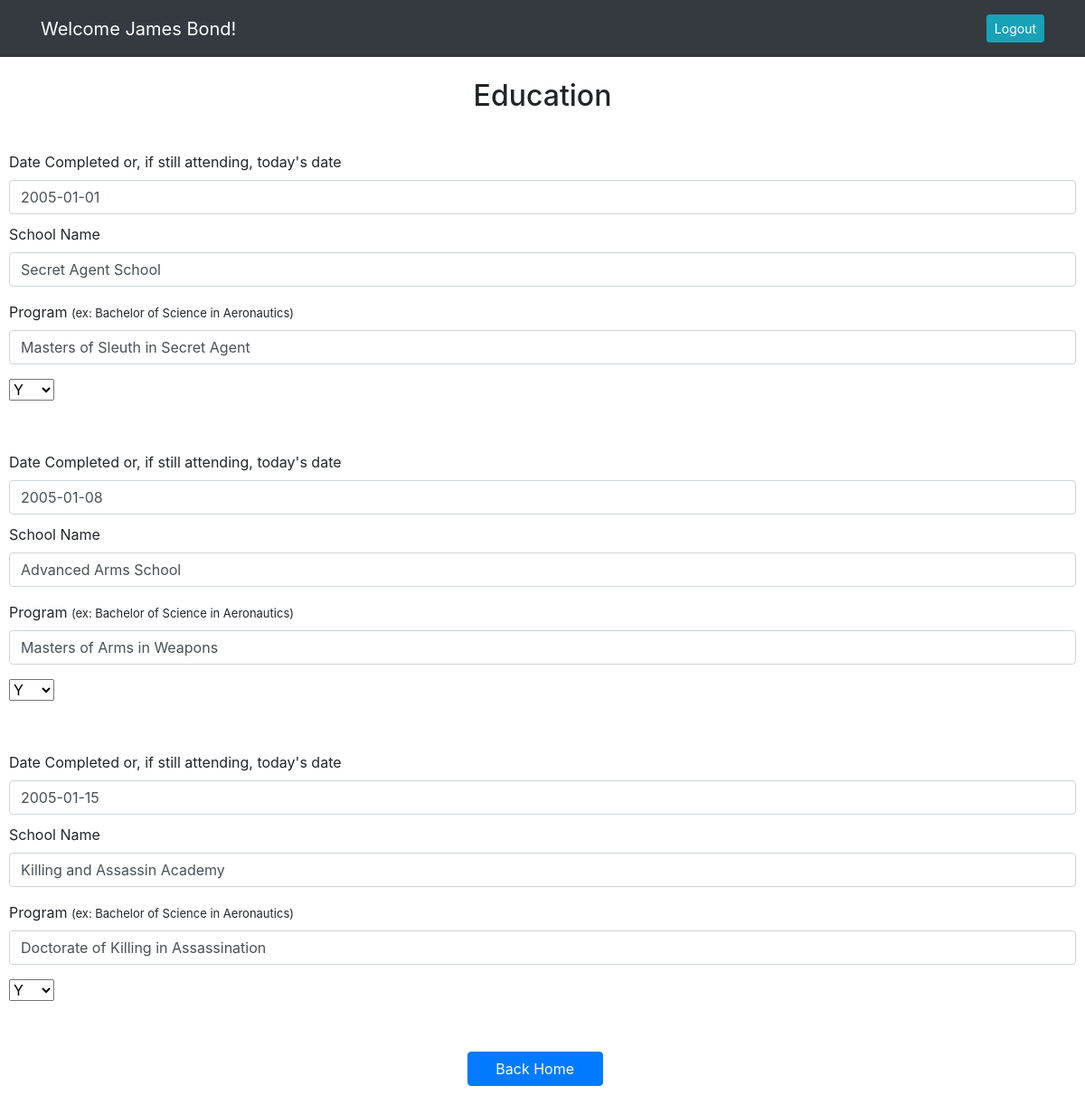
The app's page /editeducationpage (signed in) with its own data.
### resume_app/models.py (models this page shows)
class User(models.Model):
    first_name = models.CharField(max_length=255)
    last_name = models.CharField(max_length=255)
    email = models.EmailField(max_length=255)
    password = models.CharField(max_length=255)
    created_at = DateTimeField(auto_now_add=True)
    updated_at = DateTimeField(auto_now=True)
    objects = UserManager()

class Education(models.Model):
    date_from = models.DateField(blank=True)
    school = models.CharField(max_length=255)
    program = models.CharField(max_length=255)
    grad = models.CharField(max_length=1)
    date_from1 = models.DateField(blank=True, null=True, validators=[MaxValueValidator(limit_value=date.today, message="Date must be in the past")])
    school1 = models.CharField(max_length=255)
    program1 = models.CharField(max_length=255)
    grad1 = models.CharField(max_length=1)
    date_from2 = models.DateField(blank=True, null=True, validators=[MaxValueValidator(limit_value=date.today, message="Date must be in the past")])
    school2 = models.CharField(max_length=255)
    program2 = models.CharField(max_length=255)
    grad2 = models.CharField(max_length=1)
    date_from3 = models.DateField(blank=True, null=True, validators=[MaxValueValidator(limit_value=date.today, message="Date must be in the past")])
    school3 = models.CharField(blank=True, null=True, max_length=255)
    program3 = models.CharField(max_length=255)
    grad3 = models.CharField(blank=True, null=True, max_length=1)
    date_from4 = models.DateField(blank=True, null=True, validators=[MaxValueValidator(limit_value=date.today, message="Date must be in the past")])
    school4 = models.CharField(blank=True, max_length=255)
    program4 = models.CharField(max_length=255)
    grad4 = models.CharField(blank=True, null=True, max_length=1)
    user = models.ForeignKey(User, related_name="educations", on_delete=models.CASCADE)
    created_at = DateTimeField(auto_now_add=True)
    updated_at = DateTimeField(auto_now=True)
    objects = EducationManager()

### resume_app/views.py (the view)
# urls.py: path('editeducationpage', views.editeducationpage),
def editeducationpage(request):
    if 'id' not in request.session:
        return redirect('/')
    else:
        context = {
            'date': 'Y-m-d',
            'user': User.objects.get(id = request.session['id'])
        }
    return render(request, 'editeducation.html', context)

### resume_app/templates/editeducation.html (shortened to what this page needs)
<!DOCTYPE html>
<html lang="en">
<head>
    <link rel="stylesheet" href="https://stackpath.bootstrapcdn.com/bootstrap/4.5.2/css/bootstrap.min.css"
>
    {% load static %}
    <link rel="stylesheet" href="{% static 'css/eduaddl.css' %}">
</head>
<body>
    <nav class="navbar navbar-expand-lg navbar-dark bg-dark">
        <div class="container">
            <a class="navbar-brand" href="#">Welcome {{user.first_name}} {{user.last_name}}!</a>
            <div class="collapse navbar-collapse" id="navbarText">
                <span class="navbar-text">
                    <a href="/logout" role="button" class="btn btn-sm btn-info ml-2 text-white">Logout</a>
                </span>
            </div>
        </div>
    </nav>
    <br>
    <h2>Education</h2>
    <br>
    <div id="edu_form">
        <form action="/editeducation" method="POST" id="education">
            {% for education in user.educations.all %}
            <div class="edu_form">
                <div class="row">
                    <div class="col">
                        <label for="date_from" class="form-label">Date Completed or, if still attending, today's date</label>
                        <input type="date|date:%Y-%m-%d" class="form-control" id="edu_from" value="{{education.date_from|date:date}}" name="date_from">
                    </div>
                </div>
                <div class="mb-3" id="title_div">
                    <label for="school" class="form-label">School Name</label>
                    <input type="text" class="form-control" id="edu_title" value="{{education.school}}" name="school">
                </div>
                <div class="mb-3">
                    <label for="program" class="desc-form-label">Program <span>(ex: Bachelor of Science in Aeronautics)</span></label>
                    <input type="text" class="form-control" id="edu_program" value="{{education.program}}" name="program">
                </div>
                <select class="form-select form-select-lg mb-3" aria-label=".form-select-lg example" name="grad">
                    <option selected>{{education.grad}}</option>
                </select>
            </div>
            {% if education.date_from1 %}
            <div class="edu_form">
                <div class="row">
                    <div class="col">
                        <label for="date_from" class="form-label">Date Completed or, if still attending, today's date</label>
                        <input type="date|date:%Y-%m-%d" class="form-control" id="edu_from" value="{{education.date_from1|date:date}}" name="date_from1">
                    </div>
                </div>
                <div class="mb-3" id="title_div">
                    <label for="school" class="form-label">School Name</label>
                    <input type="text" class="form-control" id="edu_title" value="{{education.school1}}" name="school1">
                </div>
                <div class="mb-3">
                    <label for="program" class="desc-form-label">Program <span>(ex: Bachelor of Science in Aeronautics)</span></label>
                    <input type="text" class="form-control" id="edu_program" value="{{education.program1}}" name="program1">
                </div>
                <select class="form-select form-select-lg mb-3" aria-label=".form-select-lg example" name="grad1">
                    <option selected>{{education.grad1}}</option>
                </select>
            </div>
            {% endif %}
            {% if education.date_from2 %}
            <div class="edu_form">
                <div class="row">
                    <div class="col">
                        <label for="date_from" class="form-label">Date Completed or, if still attending, today's date</label>
                        <input type="date|date:%Y-%m-%d" class="form-control" id="edu_from" value="{{education.date_from2|date:date}}" name="date_from2">
                    </div>
                </div>
                <div class="mb-3" id="title_div">
                    <label for="school" class="form-label">School Name</label>
                    <input type="text" class="form-control" id="edu_title" value="{{education.school2}}" name="school2">
                </div>
                <div class="mb-3">
                    <label for="program" class="desc-form-label">Program <span>(ex: Bachelor of Science in Aeronautics)</span></label>
                    <input type="text" class="form-control" id="edu_program" value="{{education.program2}}" name="program2">
                </div>
                <select class="form-select form-select-lg mb-3" aria-label=".form-select-lg example" name="grad2">
                    <option selected>{{education.grad2}}</option>
                </select>
            </div>
            {% endif %}
            {% endfor %}
            <div class="d-grid gap-2 col-2 mx-auto" id="btm_btn">
                <button class="btn btn-primary" id="submit" type="submit">Back Home</button>
            </div>
        </form>
    </div>
</body>

### resume_app/static/css/eduaddl.css (style rules this page uses)
h2, p { text-align: center; }
span { font-size: small; }
#edu_form, #addl_form, .img_form { margin: 10px; }
#title_div { margin-top: 10px; }
.edu_form { margin-bottom: 40px; }
#submit { width: 150px; }

### records on screen
User: first_name "James", last_name "Bond"
Education: date_from "2005-01-01", school "Secret Agent School", program "Masters of Sleuth in Secret Agent", grad "Y", date_from1 "2005-01-08", school1 "Advanced Arms School", program1 "Masters of Arms in Weapons", grad1 "Y", date_from2 "2005-01-15", school2 "Killing and Assassin Academy", program2 "Doctorate of Killing in Assassination", grad2 "Y"
